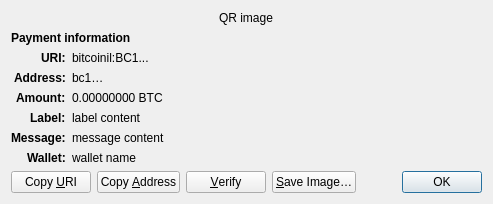
<?xml version="1.0" encoding="UTF-8"?>
<ui version="4.0">
 <class>ReceiveRequestDialog</class>
 <widget class="QDialog" name="ReceiveRequestDialog">
  <property name="geometry">
   <rect>
    <x>0</x>
    <y>0</y>
    <width>413</width>
    <height>229</height>
   </rect>
  </property>
  <property name="windowTitle">
   <string>Request payment to …</string>
  </property>
  <layout class="QGridLayout" name="gridLayout" columnstretch="0,1">
   <property name="sizeConstraint">
    <enum>QLayout::SetFixedSize</enum>
   </property>
   <item row="0" column="0" colspan="2" alignment="Qt::AlignHCenter">
    <widget class="QRImageWidget" name="qr_code">
     <property name="text">
      <string notr="true">QR image</string>
     </property>
     <property name="textInteractionFlags">
      <set>Qt::NoTextInteraction</set>
     </property>
    </widget>
   </item>
   <item row="1" column="0" colspan="2">
    <widget class="QLabel" name="payment_header">
     <property name="font">
      <font>
       <weight>75</weight>
       <bold>true</bold>
      </font>
     </property>
     <property name="text">
      <string>Payment information</string>
     </property>
     <property name="textInteractionFlags">
      <set>Qt::NoTextInteraction</set>
     </property>
    </widget>
   </item>
   <item row="2" column="0" alignment="Qt::AlignRight|Qt::AlignTop">
    <widget class="QLabel" name="uri_tag">
     <property name="font">
      <font>
       <weight>75</weight>
       <bold>true</bold>
      </font>
     </property>
     <property name="text">
      <string notr="true">URI:</string>
     </property>
     <property name="textFormat">
      <enum>Qt::PlainText</enum>
     </property>
     <property name="textInteractionFlags">
      <set>Qt::NoTextInteraction</set>
     </property>
    </widget>
   </item>
   <item row="2" column="1" alignment="Qt::AlignTop">
    <widget class="QLabel" name="uri_content">
     <property name="text">
      <string notr="true">bitcoinil:BC1...</string>
     </property>
     <property name="textFormat">
      <enum>Qt::RichText</enum>
     </property>
     <property name="wordWrap">
      <bool>true</bool>
     </property>
     <property name="textInteractionFlags">
      <set>Qt::TextSelectableByMouse</set>
     </property>
    </widget>
   </item>
   <item row="3" column="0" alignment="Qt::AlignRight|Qt::AlignTop">
    <widget class="QLabel" name="address_tag">
     <property name="font">
      <font>
       <weight>75</weight>
       <bold>true</bold>
      </font>
     </property>
     <property name="text">
      <string>Address:</string>
     </property>
     <property name="textInteractionFlags">
      <set>Qt::NoTextInteraction</set>
     </property>
    </widget>
   </item>
   <item row="3" column="1" alignment="Qt::AlignTop">
    <widget class="QLabel" name="address_content">
     <property name="text">
      <string notr="true">bc1…</string>
     </property>
     <property name="textFormat">
      <enum>Qt::PlainText</enum>
     </property>
     <property name="textInteractionFlags">
      <set>Qt::TextSelectableByMouse</set>
     </property>
    </widget>
   </item>
   <item row="4" column="0" alignment="Qt::AlignRight|Qt::AlignTop">
    <widget class="QLabel" name="amount_tag">
     <property name="font">
      <font>
       <weight>75</weight>
       <bold>true</bold>
      </font>
     </property>
     <property name="text">
      <string>Amount:</string>
     </property>
     <property name="textInteractionFlags">
      <set>Qt::NoTextInteraction</set>
     </property>
    </widget>
   </item>
   <item row="4" column="1" alignment="Qt::AlignTop">
    <widget class="QLabel" name="amount_content">
     <property name="text">
      <string notr="true">0.00000000 BTC</string>
     </property>
     <property name="textFormat">
      <enum>Qt::PlainText</enum>
     </property>
     <property name="textInteractionFlags">
      <set>Qt::TextSelectableByMouse</set>
     </property>
    </widget>
   </item>
   <item row="5" column="0" alignment="Qt::AlignRight|Qt::AlignTop">
    <widget class="QLabel" name="label_tag">
     <property name="font">
      <font>
       <weight>75</weight>
       <bold>true</bold>
      </font>
     </property>
     <property name="text">
      <string>Label:</string>
     </property>
     <property name="textInteractionFlags">
      <set>Qt::NoTextInteraction</set>
     </property>
    </widget>
   </item>
   <item row="5" column="1" alignment="Qt::AlignTop">
    <widget class="QLabel" name="label_content">
     <property name="text">
      <string notr="true">label content</string>
     </property>
     <property name="textFormat">
      <enum>Qt::PlainText</enum>
     </property>
     <property name="wordWrap">
      <bool>true</bool>
     </property>
     <property name="textInteractionFlags">
      <set>Qt::TextSelectableByMouse</set>
     </property>
    </widget>
   </item>
   <item row="6" column="0" alignment="Qt::AlignRight|Qt::AlignTop">
    <widget class="QLabel" name="message_tag">
     <property name="font">
      <font>
       <weight>75</weight>
       <bold>true</bold>
      </font>
     </property>
     <property name="text">
      <string>Message:</string>
     </property>
     <property name="textInteractionFlags">
      <set>Qt::NoTextInteraction</set>
     </property>
    </widget>
   </item>
   <item row="6" column="1" alignment="Qt::AlignTop">
    <widget class="QLabel" name="message_content">
     <property name="text">
      <string notr="true">message content</string>
     </property>
     <property name="textFormat">
      <enum>Qt::PlainText</enum>
     </property>
     <property name="wordWrap">
      <bool>true</bool>
     </property>
     <property name="textInteractionFlags">
      <set>Qt::TextSelectableByMouse</set>
     </property>
    </widget>
   </item>
   <item row="7" column="0" alignment="Qt::AlignRight|Qt::AlignTop">
    <widget class="QLabel" name="wallet_tag">
     <property name="font">
      <font>
       <weight>75</weight>
       <bold>true</bold>
      </font>
     </property>
     <property name="text">
      <string>Wallet:</string>
     </property>
     <property name="textInteractionFlags">
      <set>Qt::NoTextInteraction</set>
     </property>
    </widget>
   </item>
   <item row="7" column="1" alignment="Qt::AlignTop">
    <widget class="QLabel" name="wallet_content">
     <property name="text">
      <string notr="true">wallet name</string>
     </property>
     <property name="textFormat">
      <enum>Qt::PlainText</enum>
     </property>
     <property name="wordWrap">
      <bool>true</bool>
     </property>
     <property name="textInteractionFlags">
      <set>Qt::TextSelectableByMouse</set>
     </property>
    </widget>
   </item>
   <item row="8" column="0" colspan="2">
    <layout class="QHBoxLayout" name="horizontalLayout">
     <item>
      <widget class="QPushButton" name="btnCopyURI">
       <property name="text">
        <string>Copy &amp;URI</string>
       </property>
       <property name="autoDefault">
        <bool>false</bool>
       </property>
      </widget>
     </item>
     <item>
      <widget class="QPushButton" name="btnCopyAddress">
       <property name="text">
        <string>Copy &amp;Address</string>
       </property>
       <property name="autoDefault">
        <bool>false</bool>
       </property>
      </widget>
     </item>
     <item>
      <widget class="QPushButton" name="btnVerify">
       <property name="text">
        <string>&amp;Verify</string>
       </property>
       <property name="toolTip">
        <string>Verify this address on e.g. a hardware wallet screen</string>
       </property>
       <property name="autoDefault">
        <bool>false</bool>
       </property>
      </widget>
     </item>
     <item>
      <widget class="QPushButton" name="btnSaveAs">
       <property name="text">
        <string>&amp;Save Image…</string>
       </property>
       <property name="autoDefault">
        <bool>false</bool>
       </property>
      </widget>
     </item>
     <item>
      <spacer name="horizontalSpacer_2">
       <property name="orientation">
        <enum>Qt::Horizontal</enum>
       </property>
       <property name="sizeHint" stdset="0">
        <size>
         <width>40</width>
         <height>20</height>
        </size>
       </property>
      </spacer>
     </item>
     <item>
      <widget class="QDialogButtonBox" name="buttonBox">
       <property name="focusPolicy">
        <enum>Qt::StrongFocus</enum>
       </property>
       <property name="standardButtons">
        <set>QDialogButtonBox::Ok</set>
       </property>
      </widget>
     </item>
    </layout>
   </item>
  </layout>
 </widget>
 <customwidgets>
  <customwidget>
   <class>QRImageWidget</class>
   <extends>QLabel</extends>
   <header>qt/qrimagewidget.h</header>
  </customwidget>
 </customwidgets>
 <tabstops>
  <tabstop>buttonBox</tabstop>
  <tabstop>btnCopyURI</tabstop>
  <tabstop>btnCopyAddress</tabstop>
  <tabstop>btnSaveAs</tabstop>
 </tabstops>
 <resources/>
 <connections>
  <connection>
   <sender>buttonBox</sender>
   <signal>accepted()</signal>
   <receiver>ReceiveRequestDialog</receiver>
   <slot>accept()</slot>
   <hints>
    <hint type="sourcelabel">
     <x>135</x>
     <y>230</y>
    </hint>
    <hint type="destinationlabel">
     <x>135</x>
     <y>126</y>
    </hint>
   </hints>
  </connection>
 </connections>
</ui>
